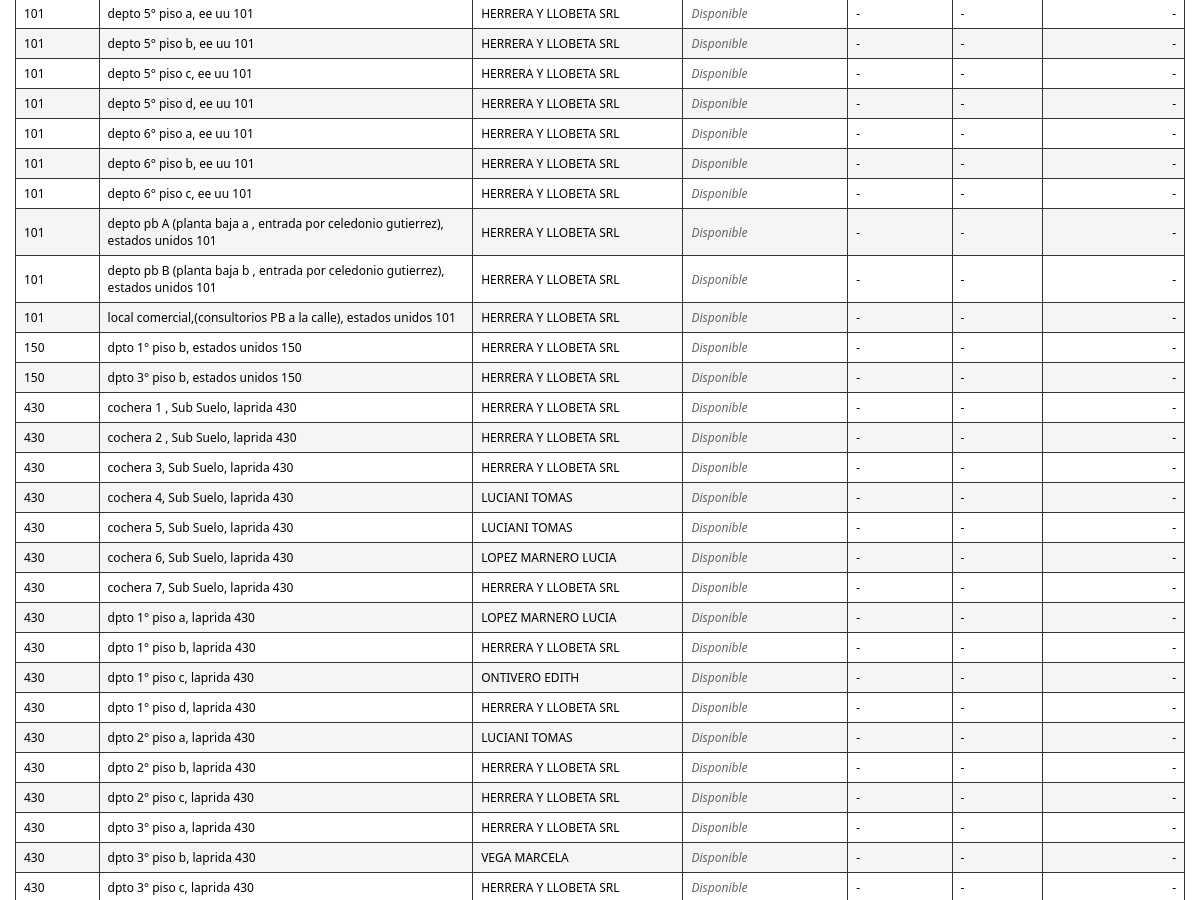
Before: /imprimir_propiedades.php (signed in, middle part) with the older database file.
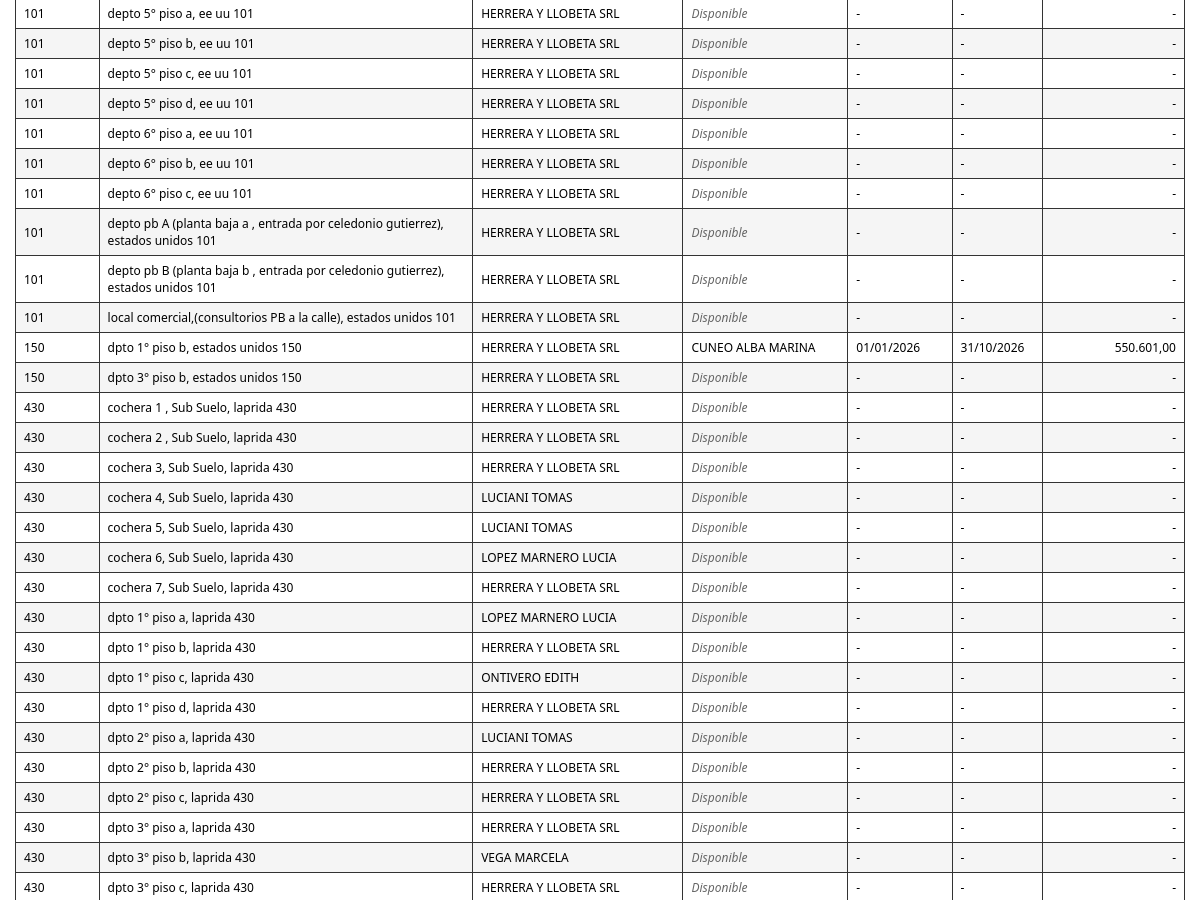
After: the same page with the newer database file.
### tables this page shows
CREATE TABLE `propiedades` (
  `propiedad_id` int(11) NOT NULL AUTO_INCREMENT,
  `propiedad` varchar(255) NOT NULL,
  `ciudad` varchar(100) DEFAULT NULL,
  `padron` varchar(12) NOT NULL,
  `detalle` text NOT NULL,
  `consorcio` varchar(5) NOT NULL,
  `porcentaje` decimal(6,3) DEFAULT NULL,
  `propietario_id` int(11) NOT NULL,
  `alquiler` int(11) DEFAULT NULL,
  PRIMARY KEY (`propiedad_id`),
  UNIQUE KEY `padron` (`padron`),
  KEY `fk_propietario` (`propietario_id`),
  CONSTRAINT `fk_propietario` FOREIGN KEY (`propietario_id`) REFERENCES `usuarios` (`id`)
);

CREATE TABLE `usuarios` (
  `id` int(11) NOT NULL AUTO_INCREMENT,
  `apellido` varchar(150) NOT NULL,
  `dni` varchar(20) NOT NULL,
  `cuit` varchar(25) DEFAULT NULL,
  `domicilio` varchar(200) DEFAULT NULL,
  `email` varchar(100) DEFAULT NULL,
  `celular` varchar(20) DEFAULT NULL,
  `consorcio` varchar(100) DEFAULT NULL,
  PRIMARY KEY (`id`)
);

CREATE TABLE `alquileres` (
  `alquiler_id` int(11) NOT NULL AUTO_INCREMENT,
  `propiedad_id` int(11) NOT NULL,
  `inquilino1_id` int(11) NOT NULL,
  `inquilino2_id` int(11) DEFAULT NULL,
  `codeudor1_id` int(11) NOT NULL,
  `codeudor2_id` int(11) DEFAULT NULL,
  `plazo_meses` int(11) DEFAULT NULL,
  `destino` varchar(50) DEFAULT 'VIVIENDA',
  `fecha_inicio` date DEFAULT NULL,
  `fecha_fin` date DEFAULT NULL,
  `precio_convenido` decimal(10,2) DEFAULT NULL,
  `fecha_firma` date DEFAULT NULL,
  `monto_deposito` decimal(10,2) DEFAULT NULL,
  `estado` enum('VIGENTE','BAJA') DEFAULT 'VIGENTE',
  `fecha_creacion` timestamp NOT NULL DEFAULT current_timestamp(),
  PRIMARY KEY (`alquiler_id`)
);

### imprimir_propiedades.php (the view, shortened to what this page needs)
<?php
include 'db.php';
$sql = "SELECT p.propiedad, p.consorcio,
        prop.apellido AS nombre_propietario,
        u.apellido AS nombre_inquilino,
        a.fecha_inicio AS inicio,
        a.fecha_fin AS vencimiento,
        a.precio_convenido AS monto_alquiler
        FROM propiedades p
        LEFT JOIN usuarios prop ON p.propietario_id = prop.id
        LEFT JOIN alquileres a ON a.propiedad_id = p.propiedad_id AND a.estado = 'VIGENTE'
        LEFT JOIN usuarios u ON a.inquilino1_id = u.id
        ORDER BY p.consorcio ASC, p.propiedad ASC";
$resultado = mysqli_query($conexion, $sql);
?>
<!DOCTYPE html>
<html lang="es">
<head>
</head>
<body>
    <table>
        <tbody>
            <?php while ($f = mysqli_fetch_assoc($resultado)):
                $inicio = !empty($f['inicio']) ? date('d/m/Y', strtotime($f['inicio'])) : '-';
                $venc  = !empty($f['vencimiento']) ? date('d/m/Y', strtotime($f['vencimiento'])) : '-';
                $inquilino = !empty($f['nombre_inquilino']) ? htmlspecialchars($f['nombre_inquilino']) : '<span class="disponible">Disponible</span>';
                $propietario = !empty($f['nombre_propietario']) ? htmlspecialchars($f['nombre_propietario']) : '-';
                $monto = (isset($f['monto_alquiler']) && $f['monto_alquiler'] !== null && $f['monto_alquiler'] !== '') ? number_format((float)$f['monto_alquiler'], 2, ',', '.') : '-';
            ?>
            <tr>
                <td><?= htmlspecialchars($f['consorcio']) ?></td>
                <td><?= htmlspecialchars($f['propiedad']) ?></td>
                <td><?= $propietario ?></td>
                <td><?= $inquilino ?></td>
                <td><?= $inicio ?></td>
                <td><?= $venc ?></td>
                <td style="text-align:right;"><?= $monto ?></td>
            </tr>
            <?php endwhile; ?>
        </tbody>
    </table>
</body>
</html>

Changed rows visible on the page:
changed propiedades "dpto 1° piso b, estados unidos 150": usuarios.apellido (not shown) → "CUNEO ALBA MARINA"; alquileres.fecha_inicio "-" → "01/01/2026"; alquileres.fecha_fin "-" → "31/10/2026"; alquileres.precio_convenido "-" → "550.601,00"; no longer shows "Disponible"
